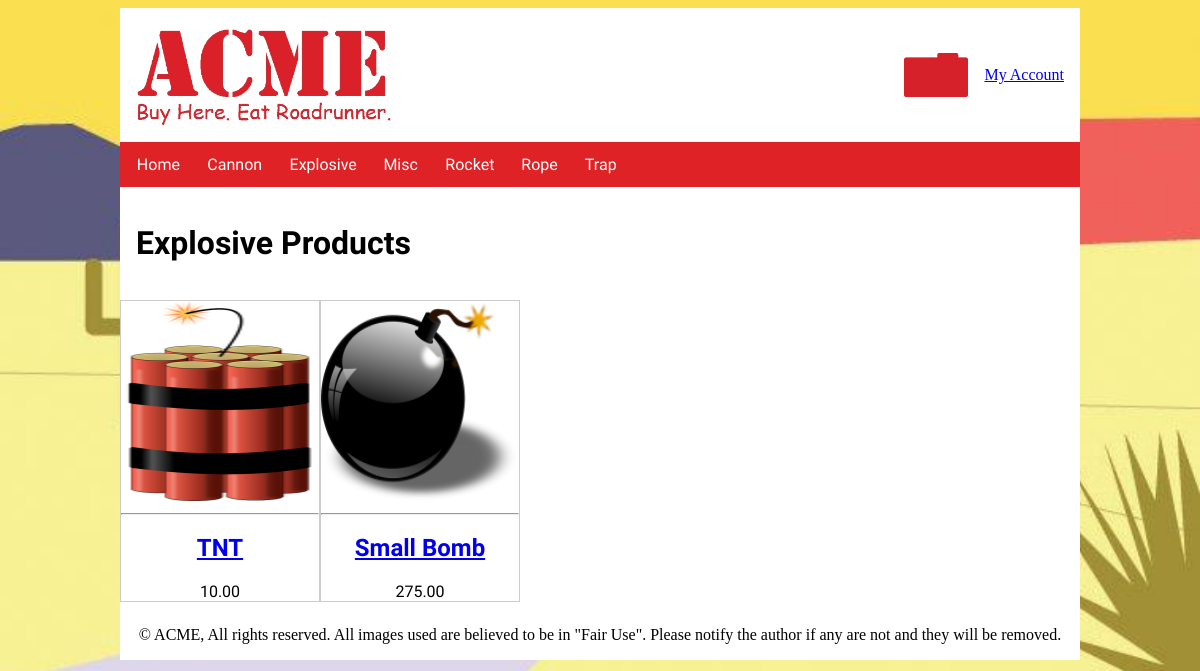
/products/?action=category&categoryName=Explosive, run on the app's committed database.
### tables this page shows
CREATE TABLE `categories` (
  `categoryId` int(10) UNSIGNED NOT NULL,
  `categoryName` varchar(30) NOT NULL
);

CREATE TABLE `inventory` (
  `invId` int(10) UNSIGNED NOT NULL,
  `invName` varchar(50) NOT NULL DEFAULT '',
  `invDescription` text NOT NULL,
  `invImage` varchar(50) NOT NULL DEFAULT '',
  `invThumbnail` varchar(50) NOT NULL DEFAULT '',
  `invPrice` decimal(10,2) NOT NULL DEFAULT 0.00,
  `invStock` smallint(6) NOT NULL DEFAULT 0,
  `invSize` smallint(6) NOT NULL DEFAULT 0,
  `invWeight` smallint(6) NOT NULL DEFAULT 0,
  `invLocation` varchar(35) NOT NULL DEFAULT '',
  `categoryId` int(10) UNSIGNED NOT NULL,
  `invVendor` varchar(20) NOT NULL DEFAULT '',
  `invStyle` varchar(20) NOT NULL DEFAULT ''
);

### model/acme-model.php (called while the page is built, shortened)
<?php
function getCategories(){
 $db = acmeConnect();
 $sql = 'SELECT categoryId,categoryName FROM categories ORDER BY categoryName ASC';
 $stmt = $db->prepare($sql);
 $stmt->execute();
 $categories = $stmt->fetchAll();
 return $categories;
}

### model/products-model.php (called while the page is built, shortened)
<?php
function getProductsByCategoryName($categoryName){
    $db = acmeConnect();
    $sql = 'SELECT * FROM inventory WHERE categoryId IN (SELECT categoryId FROM categories WHERE categoryName = :categoryName)';
    $stmt = $db->prepare($sql);
    $stmt->bindValue(':categoryName', $categoryName, PDO::PARAM_STR);
    $stmt->execute();
    $products = $stmt->fetchAll(PDO::FETCH_ASSOC);
    return $products;
   }

### products/index.php (the view, shortened to what this page needs)
<?php
 require_once '../model/acme-model.php';
 require_once '../model/products-model.php';
   require_once '../library/functions.php';
     $categories = getCategories();
     $navigation = navigation($categories);
$action = filter_input(INPUT_POST, 'action');
if ($action == NULL){
    $action = filter_input(INPUT_GET, 'action');
}
switch ($action){
   case 'category':
    $categoryName = filter_input(INPUT_GET, 'categoryName', FILTER_SANITIZE_STRING);
    $products = getProductsByCategoryName($categoryName);
    if(!count($products)){
     $message = "<p class='notice'>Sorry, no $categoryName products could be found.</p>";
    } else {
     $prodDisplay = buildProductsDisplay($products);
    }
 include '../view/category.php';
  break;
  }

### library/functions.php (shortened to what this page needs)
<?php
function navigation($categories){
    $navList = '<ul class="nav_flex flex_vertical">';
    $navList .= "<li><a href='/acme/index.php' title='View the Acme home page'>Home</a></li>";
    foreach ($categories as $category) {
    $navList .= "<li><a href='/acme/products/?action=category&categoryName="
    .urlencode($category['categoryName']).
    "' title='View our $category[categoryName] product line'>$category[categoryName]</a></li>";
    }
    $navList .= '</ul>';
    return $navigation = $navList;
}
   function buildProductsDisplay($products){
    $pd = '<ul id="prod-display" class="clean_li">';
    foreach ($products as $product) {
     $pd .= '<li>';
     $pd .= "<a href='/acme/products/?action=description&invId=" .  ($product['invId']) . "'><img src='$product[invThumbnail]' alt='Image of $product[invName] on Acme.com'></a>";
     $pd .= '<hr>';
     $pd .= "<a href='/acme/products/?action=description&invId=" .  ($product['invId'])."'>";
     $pd .= "<h2>$product[invName]</h2>";
     $pd .= '</a>';
     $pd .= "<span>$product[invPrice]</span>";
     $pd .= '</li>';
    }
    $pd .= '</ul>';
    return $pd;
   }

### css/homeStyle.css (style rules this page uses)
html { box-sizing: border-box; }
*, *:before, *:after { box-sizing: inherit; }
.clean_li { list-style-type: none; }
.bg { background-image: url("../images/site/background.jpg"); background-size:cover; background-repeat: no-repeat; background-attachment: fixed; }
h1,h2,h3,h4,h5,h6,nav li { font-family: 'Irish Grover', cursive; }
li { font-family: 'Roboto', sans-serif; }
body { width:80%; max-width:100%; margin-left:auto; margin-right:auto; }
nav ul { padding:0; margin:0; list-style-type:none; }
nav ul li { margin:0; padding:0; }
nav ul li a { margin: 0; padding:.8rem 2%; color:white; text-decoration:none; display:block; }
.bg_color { background-color:#ffffff; }
@media screen and (min-width:10rem) { .flex_vertical { display:flex; flex-direction:column; align-items:center; } }
@media screen and (min-width:10rem) { #prod-display { margin: 0; padding: 0; display: flex; flex-direction: column; } }
@media screen and (min-width:10rem) { #prod-display li { margin-bottom: .5em; border: 1px #ccc solid; list-style-type: none; flex: 1 1 auto; } }
@media screen and (min-width:10rem) { #prod-display li img { width: 100%; height: 200px; } }
@media (min-width:30rem) { .nav_flex { display: flex; flex-wrap: wrap; justify-content: space-between; flex-direction: row; align-content: flex-start; max-width: 50%; margin-left: 1rem; } }
@media (min-width:30rem) { #prod-display { flex-flow: row wrap; justify-content: flex-start; } }
@media (min-width:30rem) { #prod-display li { max-width: 200px; flex: 1 0 auto; text-align: center; max-height: 400px; } }

### data on the page
categories: categoryName "Cannon"
categories: categoryName "Explosive"
categories: categoryName "Misc"
categories: categoryName "Rocket"
categories: categoryName "Rope"
categories: categoryName "Trap"
inventory: invThumbnail (picture), invName "TNT", invPrice "10.00"
inventory: invThumbnail (picture), invName "Small Bomb", invPrice "275.00"

### other printed values
$categoryName "Explosive"
